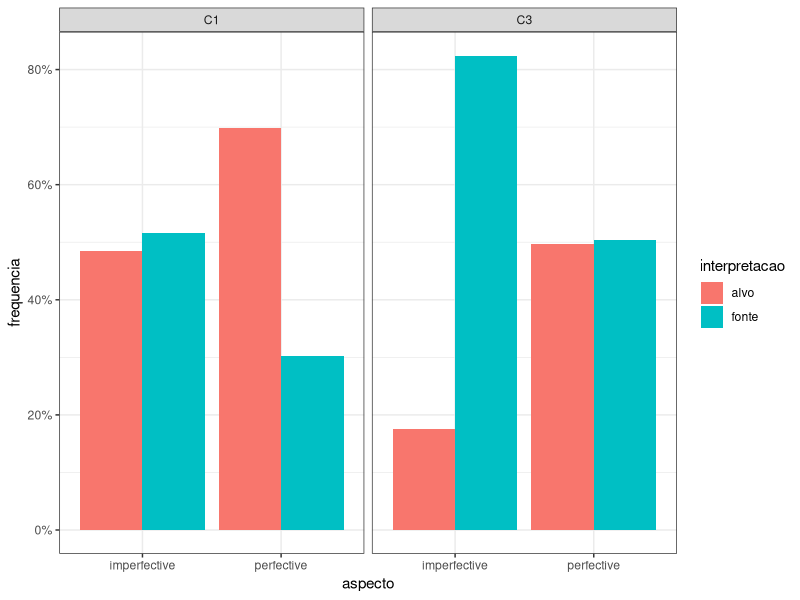

The R source for this figure: (Note: this script raises an error after producing the figure.)
###############################################
### Pratica: modelos lineares generalizados ###
###############################################


## pacotes

library(dplyr)
library(ggplot2)
library(lme4)
library(lmerTest)

# importar conjunto de dados

pronome = read.csv("dados/pronome.csv")

# filtrar dados para excluir nivel ambiguo

pronome = pronome%>%
  filter(interpretacao == "alvo" | interpretacao == "fonte")%>%
  droplevels()

# Inspecao de dados

pronome%>%
  group_by(classe, aspecto, interpretacao)%>%
  summarise(n = n())

pronome%>%
  group_by(classe, aspecto, interpretacao)%>%
  summarise(n = n())%>%
  mutate(freq = n / sum(n))

# Inspecao grafica

pronome%>%
  group_by(classe, aspecto, interpretacao)%>%
  summarise(n = n())%>%
  mutate(frequencia = n / sum(n))%>%
  ggplot(., aes(x = aspecto, y= frequencia, fill = interpretacao))+
  scale_y_continuous(labels=scales::percent)+
  geom_col(position = "dodge")+
  theme_bw()+
  facet_wrap(~ classe)


# ajustando e conferindo sum coding para variavel aspecto

contrasts(pronome$aspecto) = c(-0.5, 0.5)
contrasts(pronome$aspecto)

# ajustando e conferindo sum coding para variavel classe

contrasts(pronome$classe) = c(-0.5,0.5)
contrasts(pronome$classe)


## ajustando modelo com aspecto*classe; intercepto aleatorio por participante e item, slope para aspecto para item; slope de aspecto e classe, bem como interacao, para participante (problema de convergência)

modelo.aspecto.int.classe = glmer(interpretacao ~ aspecto*classe + (1+aspecto|item) + (1+aspecto*classe|participante), data=pronome, family=binomial(link="logit"), control = glmerControl(optimizer = "bobyqa"))

# eliminando slopes de participante (problemas de convergência)

modelo.aspecto.int.classe = glmer(interpretacao ~ aspecto*classe + (1+aspecto|item) + (1|participante), data=pronome, family=binomial(link="logit"), control = glmerControl(optimizer = "bobyqa"))

# eliminando slopes de item (converge)

modelo.aspecto.int.classe = glmer(interpretacao ~ aspecto*classe + (1|item) + (1|participante), data=pronome, family=binomial(link="logit"), control = glmerControl(optimizer = "bobyqa"))


# modelo aninhado sem interacao

modelo.aspecto.classe = glmer(interpretacao ~ aspecto+classe + (1|item) + (1|participante), data=pronome, family=binomial(link="logit"), control = glmerControl(optimizer = "bobyqa"))

# comparacao modelos aninhados para testar interacao

anova(modelo.aspecto.classe, modelo.aspecto.int.classe)

    ##resultado: interacao nao significativo

# modelo aninhado sem aspecto

modelo.classe = glmer(interpretacao ~ classe + (1|item) + (1|participante), data=pronome, family=binomial(link="logit"), control = glmerControl(optimizer = "bobyqa"))

# comparacao modelos aninhados para testar aspecto

anova(modelo.classe, modelo.aspecto.classe)

    ##resultado: aspecto significativo

# modelo aninhado sem classe

modelo.aspecto = glmer(interpretacao ~ aspecto + (1|item) + (1|participante), data=pronome, family=binomial(link="logit"), control = glmerControl(optimizer = "bobyqa"))

# comparacao modelos aninhados para testar classe

anova(modelo.aspecto, modelo.aspecto.classe)

    ##resultado: classe significativo

## conferindo resultado do melhor modelo ajustado

summary(modelo.aspecto.classe)
    ## resultado aspecto1: mais fonte para aspecto imperfectivo; 
    ## resultado classe1: mais fonte para classe 3

## Nao seria necessario fazer analise post-hoc visto que nao temos interacoes e a tabela de coeficientes ja mostra efeitos principais, mas podemos se quisermos comparar os niveis par-a-par

## analise post-hoc

ph = emmeans(modelo.aspecto.classe, ~ aspecto+classe)

pairs(ph, adjust="tukey")

## RESPOSTA: Ajustamos uma regressao logistica com interpretacao do pronome como variavel resposta, aspecto, classe e a interacao desses dois fatores como efeitos fixos e interceptos aleatorios por participantes e itens. Os efeitos fixos foram contrastados usando *sum coding* (0.5, -0.5) para reportar efeitos principais. Uma comparacao com modelos aninhados indicou que a interacao entre aspecto e classe nao contribui significativamente para o modelo (Chisq = 2.94, p = 0.086), mas que aspecto (Chisq = 56.025, p < 0.0001) e classe (Chisq = 10.626, p = 0.001) têm efeito significativo na distribuicao do conjunto de dados. Os coeficientes do melhor modelo ajustado podem ser vistos na Tabela X:

# [e aqui inseririamos a tabela de coeficientes]
    
